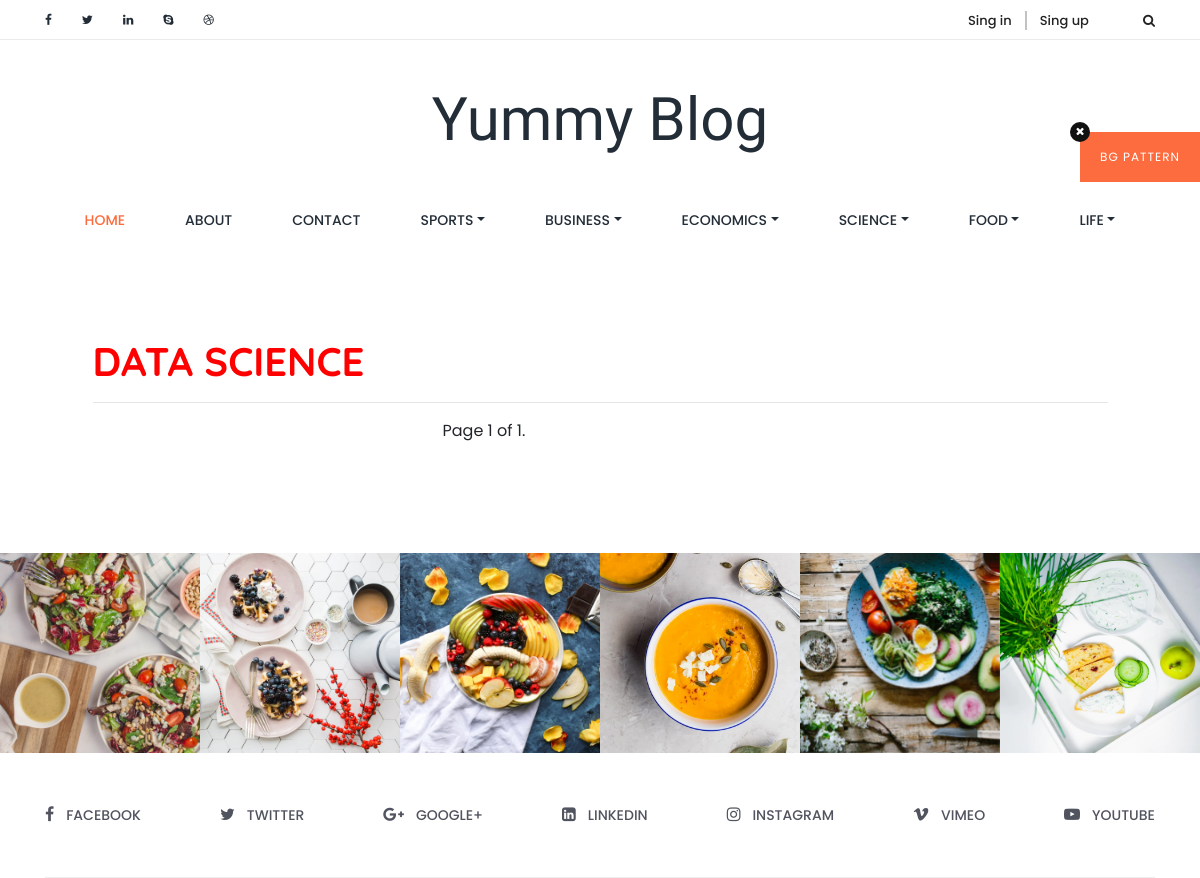
The app's page /posts/topic/2/ with its own data.
### newsapp/models.py (models this page shows, shortened)
class Category(models.Model):
    name = models.CharField(max_length=50, unique=True)
    class Meta:
        verbose_name = 'Category'
        verbose_name_plural = 'Categories'

class Topic(models.Model):
    subject = models.CharField(max_length=255)
    category = models.ForeignKey(
        Category, on_delete=models.CASCADE, related_name='topics')
    starter = models.ForeignKey(
        User, on_delete=models.CASCADE, related_name='topics')
    def __str__(self):
        return self.subject

### newsapp/views.py (the view)
# urls.py: path('posts/topic/<int:pk>/', ClientPostTopic.as_view(), name='clientnewstopic'),
class ClientPostTopic(ListView):
    model = Post
    template_name = 'clienttemplates/clientnewstopic.html'
    paginate_by = 1
    def get_queryset(self):
        self.topic = get_object_or_404(Topic, pk=self.kwargs['pk'])
        return Post.objects.filter(topic=self.topic)
    def get_context_data(self, **kwargs):
        context = super(ClientPostTopic, self).get_context_data(**kwargs)
        context['topic'] = self.topic
        context['categories'] = Category.objects.all()
        return context

### templates/clienttemplates/clientnewstopic.html (shortened to what this page needs)
{% extends 'clienttemplates/clientbase.html' %}
{% load static %}
{% block content %}
<section class="single_blog_area section_padding_80">
	<div class="container">
		<div class="row justify-content-center">
			<div class="col-12 col-lg-11">
				<div class="row no-gutters">
					<div class="col-12">
						<div class="single-post wow fadeInUp" data-wow-delay=".2s">
							<a href="{% url 'newsapp:clientnewstopic' topic.id %}">
								<h1 class="post-headline" style="color: red;">{{ topic | upper }}</h1>
								<hr>
							</a>
							{% include 'clienttemplates/widgets/pagination.html' %}
						</div>
					</div>
				</div>
			</div>
		</div>
	</div>
</section>
{% endblock %}

### templates/clienttemplates/clientheader.html (shortened to what this page needs)
<header class="header_area">
    <div class="container">
        <div class="row">
            <div class="col-12">
                <div class="logo_area text-center">
                    <a href="{% url 'newsapp:clienthome' %}" class="yummy-logo">Yummy Blog</a>
                </div>
            </div>
        </div>
        <div class="row">
            <div class="col-12">
                <nav class="navbar navbar-expand-lg">
                    <div class="collapse navbar-collapse justify-content-center" id="yummyfood-nav">
                        <ul class="navbar-nav" id="yummy-nav">
                            <li class="nav-item active">
                                <a class="nav-link" href="{% url 'newsapp:clienthome' %}">Home <span class="sr-only">(current)</span></a>
                            </li>
                            <li class="nav-item">
                                <a class="nav-link" href="#">About</a>
                            </li>
                            <li class="nav-item">
                                <a class="nav-link" href="contact.html">Contact</a>
                            </li>
                            {% for c in categories %}
                                <li class="nav-item">
                                    <a class="nav-link dropdown-toggle" href="#" id="{{ c.name }}" role="button" data-toggle="dropdown" aria-haspopup="true" aria-expanded="false">{{c.name}}</a>
                                </li>
                            {% endfor %}
                        </ul>
                    </div>
                </nav>
            </div>
        </div>
    </div>
</header>

### static/clientstatic/style.css (style rules this page uses)
* { margin: 0; padding: 0; }
body { font-family: 'Poppins', sans-serif; position: relative; z-index: auto; }
h1, h2, h3, h4, h5, h6 { font-family: 'Quicksand', sans-serif; font-weight: 700; color: #232d37; line-height: 1.25; }
.section_padding_80 { margin-top: 80px; margin-bottom: 80px; }
ul, ol { margin: 0; padding: 0; }
a, a:hover, a:focus, a:active { text-decoration: none; -webkit-transition-duration: 500ms; transition-duration: 500ms; font-weight: 500; outline: none; }
li { list-style: none; }
.logo_area .yummy-logo { font-family: 'Shadows Into Light Two', cursive; font-size: 60px; margin-bottom: 0; padding: 35px 0 20px 0; display: inline-block; color: #232d37; }
.navbar.navbar-expand-lg { padding: 0; }
.navbar.navbar-expand-lg .navbar-nav .nav-link { padding: 25px 30px; color: #232d37; text-transform: uppercase; font-size: 14px; }
.navbar.navbar-expand-lg .navbar-nav .nav-link:hover, .navbar.navbar-expand-lg .navbar-nav .active .nav-link { color: #fc6c3f; }
.single-post { margin-bottom: 30px; }

### records on screen
Category: name "SPORTS"
Category: name "BUSINESS"
Category: name "ECONOMICS"
Category: name "SCIENCE"
Category: name "FOOD"
Category: name "LIFE"
Topic: subject "DATA SCIENCE"

### other values on screen
{{ page_obj.number }} "1"
{{ page_obj.paginator.num_pages }} "1"
